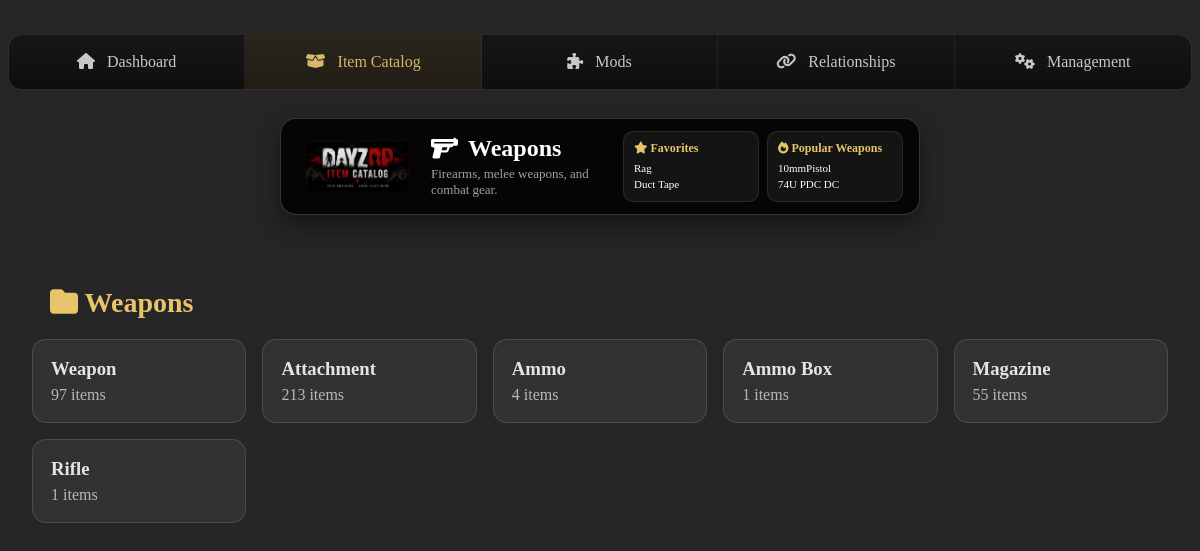
/category/Weapons, run on the app's committed database.
### tables this page shows
CREATE TABLE items (
        id INTEGER PRIMARY KEY AUTOINCREMENT,
        classname TEXT UNIQUE NOT NULL,
        display_name TEXT NOT NULL,
        description TEXT,
        category TEXT,
        subcategory TEXT,
        mod_id INTEGER,
        image TEXT, item_type TEXT, platform TEXT, weight INTEGER, size_x INTEGER, size_y INTEGER, spawn_status TEXT,

        FOREIGN KEY (mod_id) REFERENCES mods(id)
    );

### app.py (the view)
@app.route("/category/<category>")
def category_page(category):
    items = get_items_by_category(category)
    grouped_items = defaultdict(list)
    for item in items:
        subcategory = item["subcategory"] or "Other"
        grouped_items[subcategory].append(item)
    category_style = get_category_style(category)
    return render_template(
        "category.html",
        category=category,
        category_style=category_style,
        items=items,
        grouped_items=grouped_items,
        active_page="catalog"
    )

### category_styles.py (called while the page is built)
def get_category_style(category):
    return CATEGORY_STYLES.get(category, DEFAULT_CATEGORY_STYLE)

### database.py (called while the page is built)
def get_items_by_category(category):
    conn = sqlite3.connect(DB_PATH)
    conn.row_factory = sqlite3.Row
    cursor = conn.cursor()
    cursor.execute("""
        SELECT items.*, mods.name AS mod_name
        FROM items
        LEFT JOIN mods ON items.mod_id = mods.id
        WHERE COALESCE(NULLIF(items.category, ''), 'Uncategorized') = ?
        ORDER BY items.display_name
    """, (category,))
    items = cursor.fetchall()
    conn.close()
    return items

### templates/category.html (shortened to what this page needs)
{% extends "base.html" %}
{% block content %}
{% set banner_title = category %}
{% set banner_subtitle = category_style.subtitle %}
{% set banner_icon = category_style.icon %}
{% set banner_class = category_style.class %}
{% set banner_context_title = "Popular " ~ category %}
{% set banner_context_items = items[:2] %}
{% include "components/application_banner.html" %}
<div class="app-shell">
    <h2 class="category-heading">
        <i class="fa-solid fa-folder"></i>
        {{ category }}
    </h2>
    <div class="subcategory-card-grid">
        {% for subcategory, sub_items in grouped_items.items() %}
            <a class="subcategory-card" href="/category/{{ category }}/{{ subcategory }}">
                <h3>{{ subcategory }}</h3>
                <p>{{ sub_items|length }} items</p>
            </a>
        {% endfor %}
    </div>
</div>
{% endblock %}

### templates/components/application_banner.html
<section class="application-banner">
    <a class="banner-logo-link" href="/">
        <img
            src="{{ url_for('static', filename='images/logo/dayzrp-logo.png') }}"
            alt="DayZRP Item Catalog">
    </a>
    <div class="banner-title-block {{ banner_class }}">
        <h1>
            <i class="{{ banner_icon }}"></i>
            {{ banner_title }}
        </h1>
        <p>{{ banner_subtitle }}</p>
    </div>
    <div class="banner-side-panel">
        <div class="banner-mini-section">
            <h3>
                <i class="fa-solid fa-star"></i>
                Favorites
            </h3>
            <a href="/item/Rag">Rag</a>
            <a href="#">Duct Tape</a>
        </div>
        <div class="banner-mini-section">
            <h3>
                <i class="fa-solid fa-fire"></i>
                {{ banner_context_title }}
            </h3>
            {% if banner_context_items %}
                {% for item in banner_context_items[:2] %}
                    <a href="/item/{{ item.classname }}">
                        {{ item.display_name }}
                    </a>
                {% endfor %}
            {% else %}
                <span class="muted">No data yet</span>
            {% endif %}
        </div>
    </div>
</section>

### static/css/style.css (style rules this page uses)
* { box-sizing: border-box; }
body { background: linear-gradient(rgba(14,14,14,0.90), rgba(14,14,14,0.90)), url("/static/images/logo/background.png"); background-size: cover; background-position: center; background-attachment: fixed; background-repeat: no-repeat; color: #e5e5e5; }
.app-shell { max-width: 1200px; margin: 0 auto; padding: 18px 24px 36px; }
.category-heading { max-width:1100px; margin:30px auto 20px; color:#e7c46a; font-size:28px; }
.application-banner { max-width: 640px; margin: 20px auto 24px; padding: 12px 16px; display: grid; grid-template-columns: 120px 1fr 280px; gap: 14px; align-items: center; background: #050505; border: 1px solid rgba(231,196,106,.25); border-radius: 16px; box-shadow: 0 10px 24px rgba(0,0,0,.45); }
.banner-logo-link { display: flex; justify-content: center; align-items: center; }
.banner-logo-link img { width: 105px; height: auto; }
.banner-title-block h1 { margin: 0; font-size: 24px; color: #ffffff; display: flex; align-items: center; gap: 10px; }
.banner-title-block p { margin: 4px 0 0; color: #9da3ad; font-size: 13px; line-height: 1.25; }
.banner-side-panel { display: grid; grid-template-columns: 1fr 1fr; gap: 8px; }
.banner-mini-section { padding: 9px 10px; border-radius: 10px; background: #141414; border: 1px solid rgba(231,196,106,.12); }
.banner-mini-section h3 { margin: 0 0 5px; color: #e7c46a; font-size: 12px; line-height: 1.2; }
.banner-mini-section a { display: block; color: #ffffff; text-decoration: none; font-size: 11px; padding: 2px 0; }
.subcategory-card-grid { display: grid; grid-template-columns: repeat(auto-fill, minmax(180px, 1fr)); gap: 16px; }
.subcategory-card { padding: 18px; border-radius: 14px; background: rgba(255,255,255,0.06); border: 1px solid rgba(255,255,255,0.12); text-decoration: none; color: inherit; }
.subcategory-card h3 { margin: 0 0 6px; }
.subcategory-card p { margin: 0; opacity: 0.75; }

### data on the page
items: display_name "10mmPistol", subcategory "Weapon", sub_items "97"
items: display_name "74U PDC DC", subcategory "Attachment", sub_items "213"
items: subcategory "Ammo", sub_items "4"
items: subcategory "Ammo Box", sub_items "1"
items: subcategory "Magazine", sub_items "55"
items: subcategory "Rifle", sub_items "1"

### other printed values
{{ banner_title }} "Weapons"
{{ banner_subtitle }} "Firearms, melee weapons, and combat gear."
{{ banner_context_title }} "Popular Weapons"
{{ category }} "Weapons"
